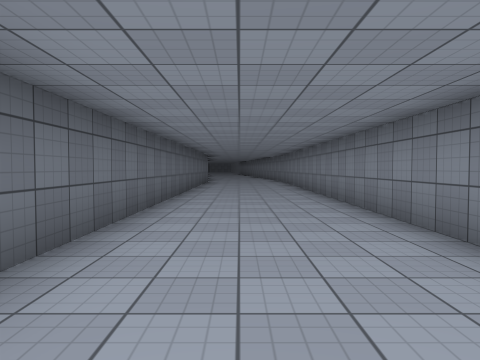
[1] (above)

24 first-person views from a walk through a Unity game level. The camera is 1.3 m above the floor, tilts 2° down and sees 70° across. The floor is counted in squares, 2 m on a side. Each view is taken from the middle of a square. On the plan, view 1 faces up. The plan holds only what a view shows up to about 10 squares ahead; the rest is blank. The place goes on beyond the plan. Some surface patterns are stand-ins.

[2]
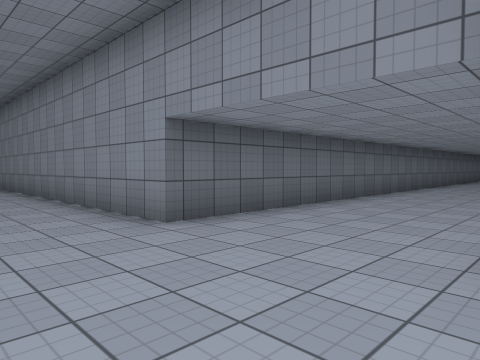

[3]
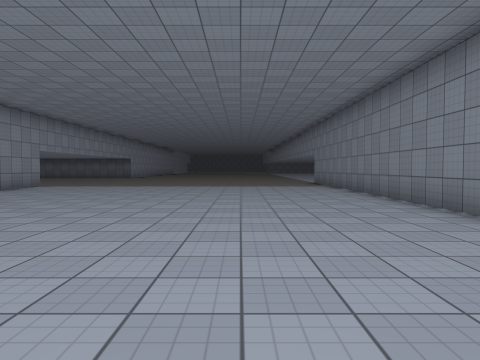

[4]
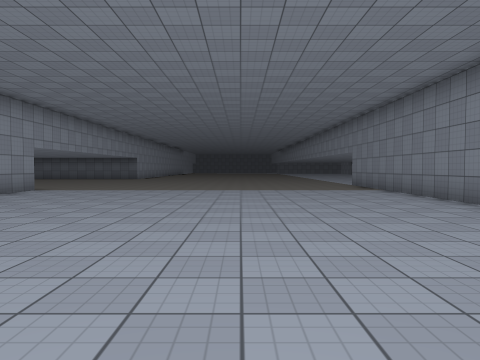

[5]
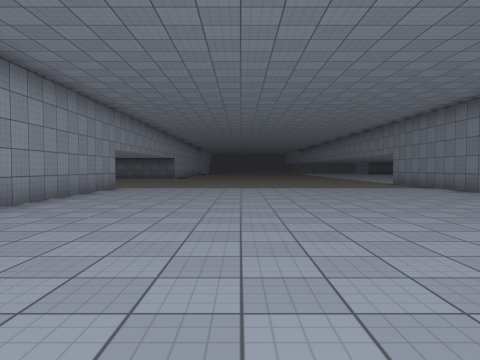

[6]
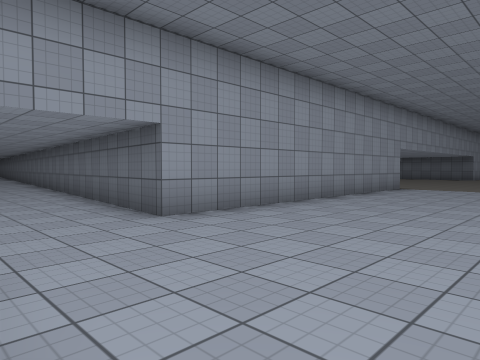

[7]
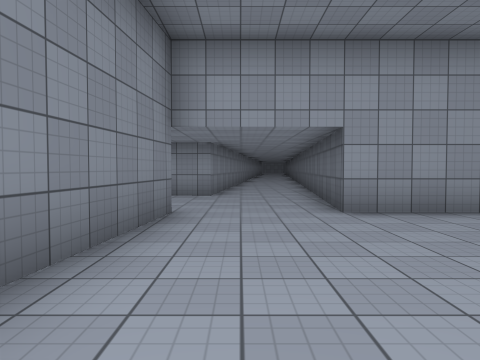

[8]
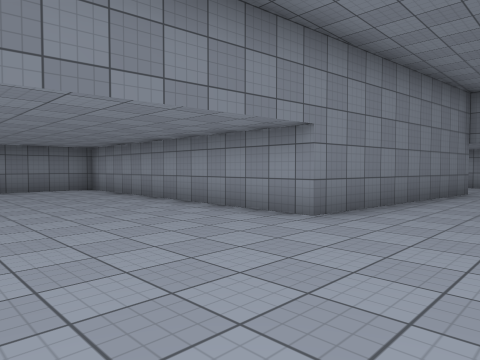

[9]
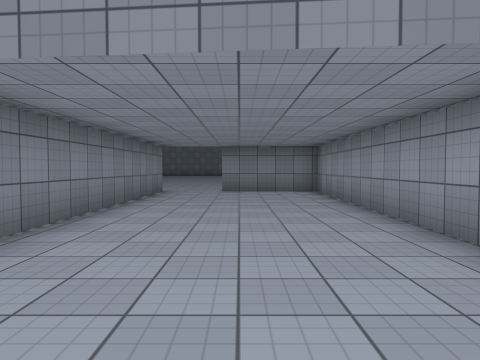

[10]
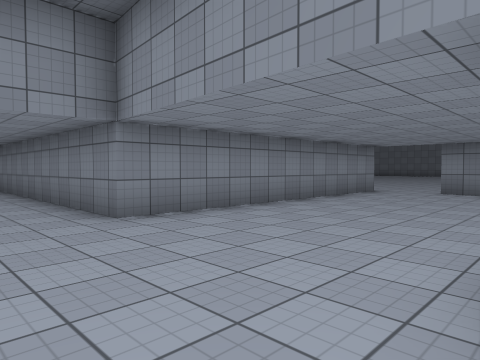

[11]
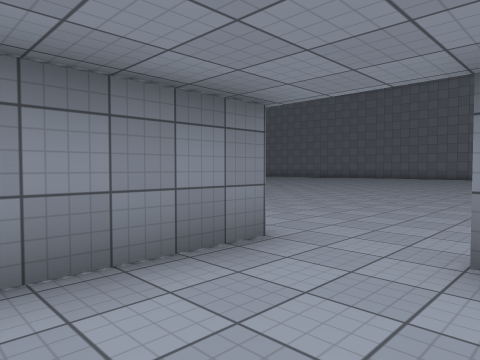

[12]
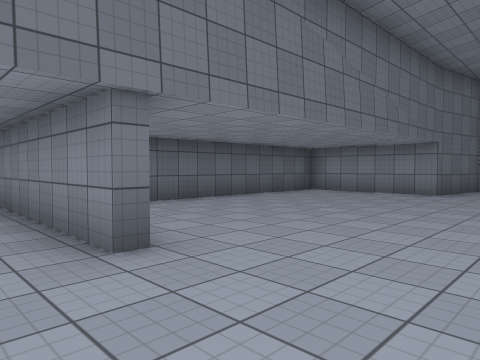

[13]
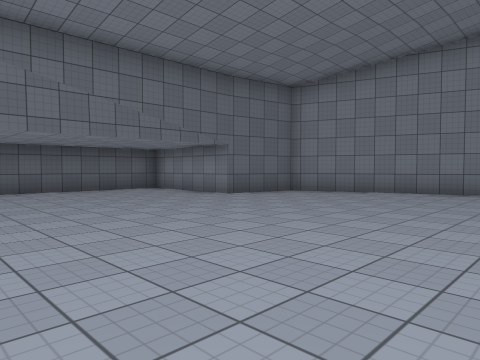

[14]
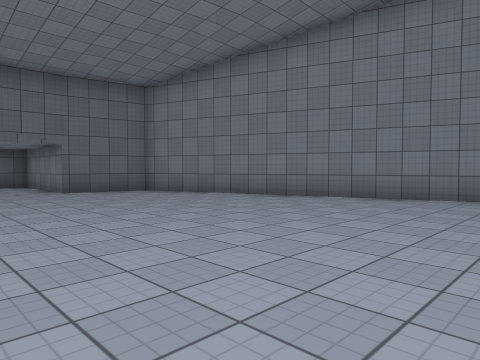

[15]
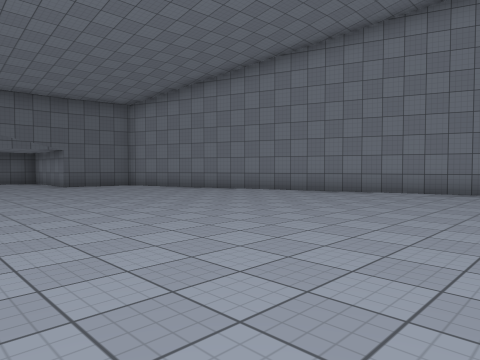

[16]
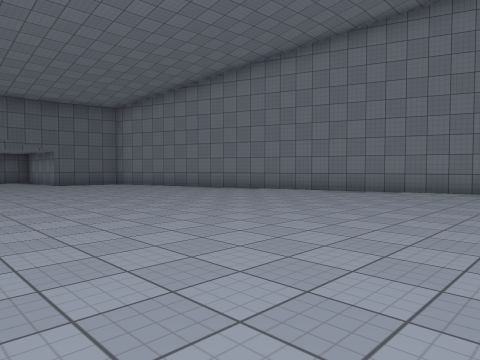

[17]
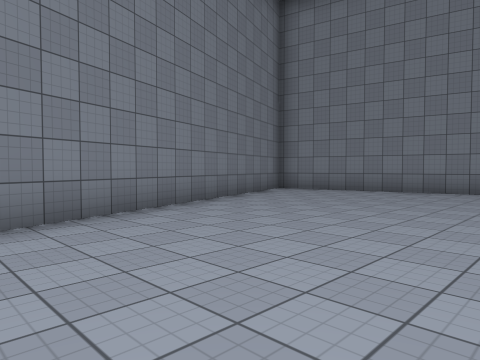

[18]
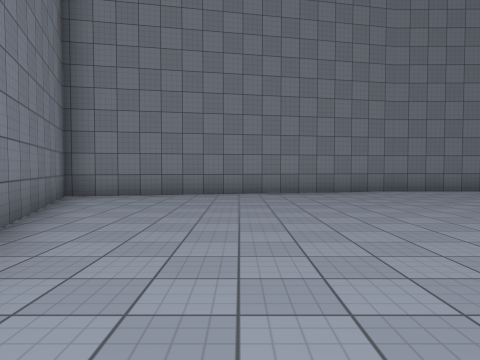

[19]
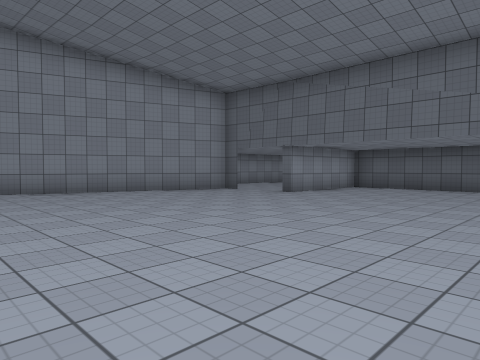

[20]
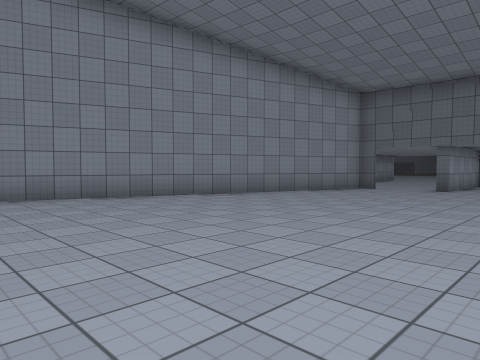

[21]
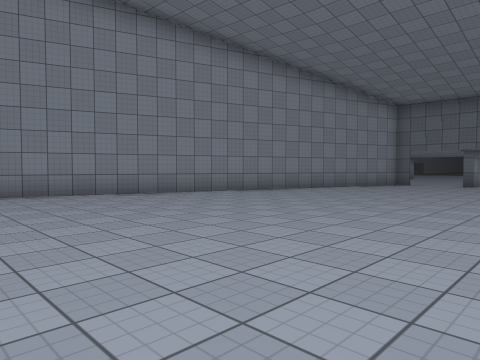

[22]
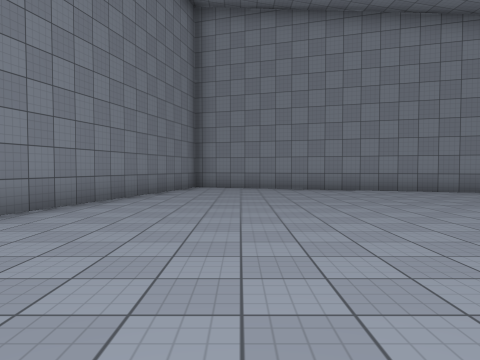

[23]
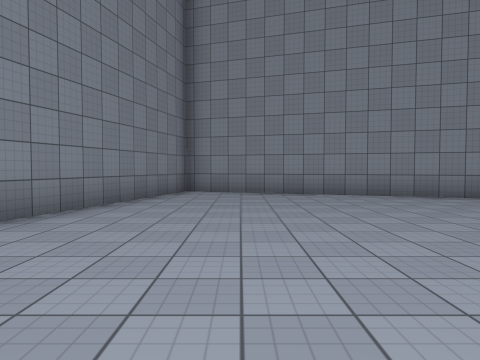

[24]
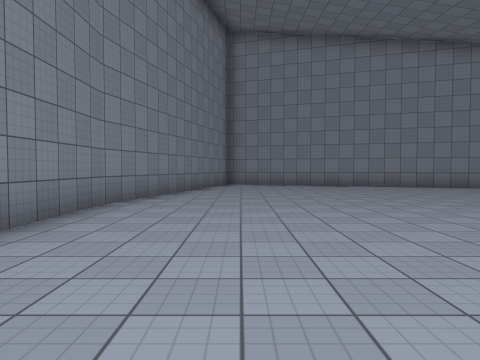

### Floor plan
Points are (right, up) in squares from view 1. A wall is a line through its corners. A room is listed if a view was taken in it or the views show most of it. See-through windows are left out.
Room 1 (views 1, 2, 3, 4, 5, 6, 7, 8, 9, 10, 11)
walls: (1, -13.1) (1.6, -7) (9.4, -7.1) (9.6, -4.4); (9.6, -2.9) (2, -2.8) (2, 10); (-10, -13) (-1.5, -13); (-1.5, 10) (-1.5, -2.7) (-10, -2.6)
ways out: opening at (9, -4) to room 2; opening at (-0.5, -13)
Room 2 (views 12, 13, 14, 15, 16, 17, 18, 19, 20, 21, 22, 23, 24)
walls: (28.5, 2.3) (28.5, 4.8); (11.3, -5.6) (26.5, -10.6) (28.4, -3.1) (28.5, -0.5); (28.6, 4.7) (26.8, 13) (10, 7.2) (9.6, 5) (6.8, 5); (8.3, -2.5) (9.6, -2.5); (6.1, 4.3) (6, -0.6)
ways out: opening at (9, -4) to room 1

Where each view was taken, in squares from view 1:
view 1: 0 up, 0 right, facing up
view 2: 5 down, 2 right, facing up-left
view 3: 6 down, 2 right, facing left
view 4: 7 down, 0 right, facing left
view 5: 9 down, 1 right, facing left
view 6: 9 down, 1 right, facing down-left
view 7: 8 down, 0 right, facing down
view 8: 3 down, 1 left, facing down-right
view 9: 5 down, 0 right, facing right
view 10: 7 down, 0 right, facing up-right
view 11: 5 down, 7 right, facing up-right
view 12: 4 down, 12 right, facing up-left
view 13: 1 down, 16 right, facing up-left
view 14: 2 up, 19 right, facing up-left
view 15: 1 up, 22 right, facing up-left
view 16: 1 up, 23 right, facing up-left
view 17: 6 up, 18 right, facing up-right
view 18: 9 up, 19 right, facing right
view 19: 3 up, 17 right, facing down-left
view 20: 0 up, 20 right, facing down-left
view 21: 0 up, 23 right, facing down-left
view 22: 1 up, 25 right, facing down
view 23: 1 down, 25 right, facing down
view 24: 3 up, 26 right, facing down
